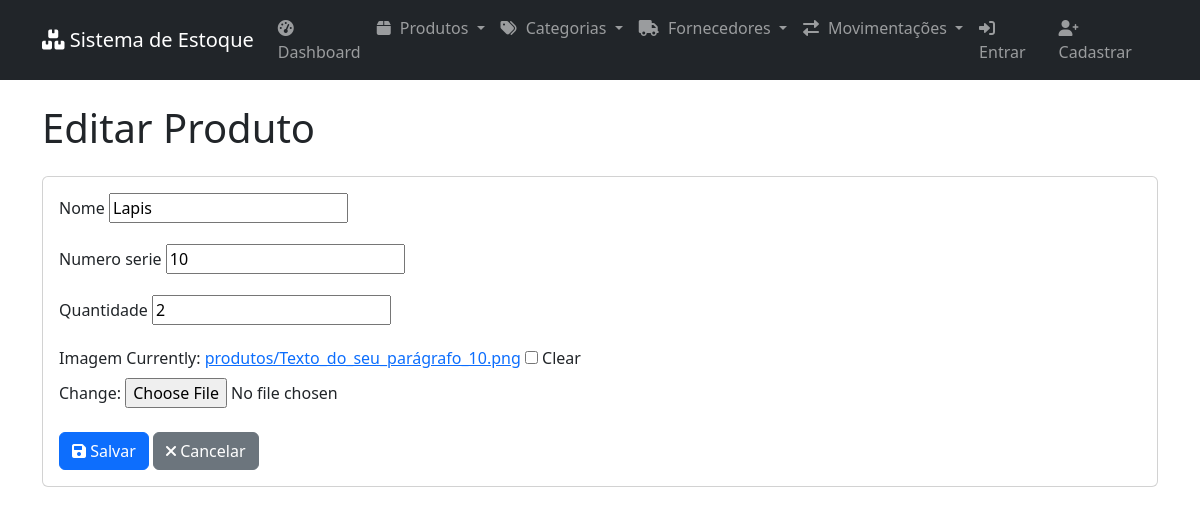
The page /produtos/1/editar/ on the database its author committed.
### todos/models.py (models this page shows, shortened)
class Produto(models.Model):
	nome = models.CharField(max_length=100, null=False, blank=False)
	numero_serie = models.CharField(max_length=50, null=False, blank=False, unique=True)
	descricao = models.TextField(null=True, blank=True)
	categoria = models.ForeignKey(Categoria, on_delete=models.PROTECT, null=True)
	fornecedor = models.ForeignKey(Fornecedor, on_delete=models.PROTECT, null=True)
	quantidade = models.IntegerField(null=False, blank=False, default=0)
	quantidade_minima = models.IntegerField(null=False, blank=False, default=5)
	preco_custo = models.DecimalField(max_digits=10, decimal_places=2, null=False, blank=False, default=0)
	preco_venda = models.DecimalField(max_digits=10, decimal_places=2, null=False, blank=False, default=0)
	localizacao = models.CharField(max_length=50, null=True, blank=True)
	imagem = models.ImageField(upload_to='produtos/', null=True, blank=True)
	data_entrada = models.DateField(default=timezone.now)
	data_validade = models.DateField(null=True, blank=True)
	ativo = models.BooleanField(default=True)
	class Meta:
		verbose_name = 'Produto'
		verbose_name_plural = 'Produtos'

### todos/views.py (the view, shortened to what this page needs)
# urls.py: path('produtos/<int:pk>/editar/', ProdutoUpdateView.as_view(), name='produto_update'),
class ProdutoUpdateView(UpdateView):
    model = Produto
    fields = ["nome", "numero_serie", "quantidade", "imagem"]
    success_url = reverse_lazy("produto_list")
    template_name = 'todos/produto_form.html'

### todos/templates/todos/produto_form.html (shortened to what this page needs)
{% extends 'base.html' %}
{% load static %}
{% block content %}
<div class="container mt-4">
    <div class="d-flex justify-content-between align-items-center mb-4">
        <h1 class="mb-0">{% if form.instance.pk %}Editar{% else %}Novo{% endif %} Produto</h1>
    </div>
    <div class="card">
        <div class="card-body">
            <form method="post" enctype="multipart/form-data">
                {% for field in form %}
                <div class="form-group mb-3">
                    <label for="{{ field.id_for_label }}" class="form-label">{{ field.label }}</label>
                    {{ field }}
                </div>
                {% endfor %}
                <div class="button-group mt-4">
                    <button type="submit" class="btn btn-primary">
                        <i class="fas fa-save"></i> Salvar
                    </button>
                    <a href="{% url 'produto_list' %}" class="btn btn-secondary">
                        <i class="fas fa-times"></i> Cancelar
                    </a>
                </div>
            </form>
        </div>
    </div>
</div>
{% endblock %}

### rows shown on the page
Produto: form "Lapis" "10" "2"

### other values the page prints
{{ field.label }} "Nome" "Numero serie" "Quantidade" "Imagem"
